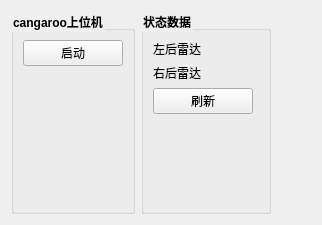
                 <widget class="QWidget" name="tab_9">
                  <attribute name="title">
                   <string/>
                  </attribute>
                  <layout class="QVBoxLayout" name="verticalLayout_33">
                   <item>
                    <layout class="QHBoxLayout" name="horizontalLayout_55">
                     <item>
                      <widget class="QGroupBox" name="groupBox_16">
                       <property name="font">
                        <font>
                         <weight>75</weight>
                         <bold>true</bold>
                        </font>
                       </property>
                       <property name="styleSheet">
                        <string notr="true">QGroupBox::title{
font-size:13px;
front-weight:bold;
}</string>
                       </property>
                       <property name="title">
                        <string>cangaroo上位机</string>
                       </property>
                       <layout class="QVBoxLayout" name="verticalLayout_31">
                        <item>
                         <layout class="QVBoxLayout" name="verticalLayout_32">
                          <item>
                           <layout class="QHBoxLayout" name="horizontalLayout_59">
                            <item>
                             <widget class="QPushButton" name="pushButton_tof_config">
                              <property name="minimumSize">
                               <size>
                                <width>100</width>
                                <height>0</height>
                               </size>
                              </property>
                              <property name="maximumSize">
                               <size>
                                <width>100</width>
                                <height>16777215</height>
                               </size>
                              </property>
                              <property name="text">
                               <string>启动</string>
                              </property>
                             </widget>
                            </item>
                           </layout>
                          </item>
                         </layout>
                        </item>
                        <item>
                         <spacer name="verticalSpacer_6">
                          <property name="orientation">
                           <enum>Qt::Vertical</enum>
                          </property>
                          <property name="sizeHint" stdset="0">
                           <size>
                            <width>20</width>
                            <height>136</height>
                           </size>
                          </property>
                         </spacer>
                        </item>
                       </layout>
                      </widget>
                     </item>
                     <item>
                      <widget class="QGroupBox" name="groupBox_17">
                       <property name="maximumSize">
                        <size>
                         <width>130</width>
                         <height>16777215</height>
                        </size>
                       </property>
                       <property name="font">
                        <font>
                         <weight>75</weight>
                         <bold>true</bold>
                        </font>
                       </property>
                       <property name="styleSheet">
                        <string notr="true">QGroupBox::title{
font-size:13px;
front-weight:bold;
}</string>
                       </property>
                       <property name="title">
                        <string>状态数据</string>
                       </property>
                       <layout class="QVBoxLayout" name="verticalLayout_9">
                        <item>
                         <layout class="QHBoxLayout" name="horizontalLayout_12">
                          <item>
                           <widget class="QLabel" name="label_90">
                            <property name="text">
                             <string>左后雷达  </string>
                            </property>
                           </widget>
                          </item>
                          <item>
                           <widget class="QLabel" name="label_tof_data">
                            <property name="sizePolicy">
                             <sizepolicy hsizetype="Expanding" vsizetype="Preferred">
                              <horstretch>0</horstretch>
                              <verstretch>0</verstretch>
                             </sizepolicy>
                            </property>
                            <property name="styleSheet">
                             <string notr="true"/>
                            </property>
                            <property name="text">
                             <string/>
                            </property>
                           </widget>
                          </item>
                         </layout>
                        </item>
                        <item>
                         <layout class="QHBoxLayout" name="horizontalLayout_13">
                          <item>
                           <widget class="QLabel" name="label_6">
                            <property name="text">
                             <string>右后雷达  </string>
                            </property>
                           </widget>
                          </item>
                          <item>
                           <widget class="QLabel" name="label_tof_r">
                            <property name="sizePolicy">
                             <sizepolicy hsizetype="Expanding" vsizetype="Preferred">
                              <horstretch>0</horstretch>
                              <verstretch>0</verstretch>
                             </sizepolicy>
                            </property>
                            <property name="styleSheet">
                             <string notr="true"/>
                            </property>
                            <property name="text">
                             <string/>
                            </property>
                           </widget>
                          </item>
                         </layout>
                        </item>
                        <item>
                         <layout class="QHBoxLayout" name="horizontalLayout_106">
                          <item>
                           <widget class="QPushButton" name="pushButton_tof_update">
                            <property name="minimumSize">
                             <size>
                              <width>100</width>
                              <height>0</height>
                             </size>
                            </property>
                            <property name="maximumSize">
                             <size>
                              <width>100</width>
                              <height>16777215</height>
                             </size>
                            </property>
                            <property name="text">
                             <string>刷新</string>
                            </property>
                           </widget>
                          </item>
                          <item>
                           <spacer name="horizontalSpacer_15">
                            <property name="orientation">
                             <enum>Qt::Horizontal</enum>
                            </property>
                            <property name="sizeHint" stdset="0">
                             <size>
                              <width>40</width>
                              <height>20</height>
                             </size>
                            </property>
                           </spacer>
                          </item>
                         </layout>
                        </item>
                        <item>
                         <spacer name="verticalSpacer_5">
                          <property name="orientation">
                           <enum>Qt::Vertical</enum>
                          </property>
                          <property name="sizeHint" stdset="0">
                           <size>
                            <width>20</width>
                            <height>40</height>
                           </size>
                          </property>
                         </spacer>
                        </item>
                       </layout>
                      </widget>
                     </item>
                     <item>
                      <spacer name="horizontalSpacer_12">
                       <property name="orientation">
                        <enum>Qt::Horizontal</enum>
                       </property>
                       <property name="sizeHint" stdset="0">
                        <size>
                         <width>40</width>
                         <height>20</height>
                        </size>
                       </property>
                      </spacer>
                     </item>
                    </layout>
                   </item>
                  </layout>
                 </widget>
